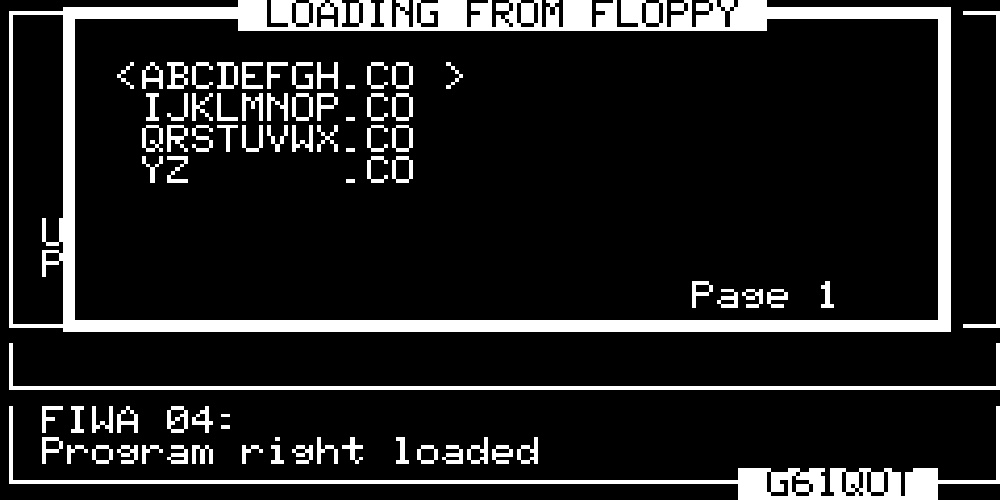
#> input picture Code/1.jpg, 1000 x 500 px, found by its file name
$ python rotate_pic.py 1.jpg
#> lines starting #> are read from the running program, lines starting #| are printed output that depends on the picture
import cv2
import numpy as np
import matplotlib
from matplotlib import pyplot as plt
from PIL import Image
import sys, os
import copy

class rotatePic():
    def __init__(self, filename):
#> called with filename = '1.jpg'
        self.filename = filename
        self.father_path = os.path.abspath(os.path.dirname(os.getcwd()+os.path.sep+"."))+"/"
        self.img_path = self.father_path + "Pic/"
        self.save_path = self.father_path + "Code/savedPic/"
        self.img = cv2.imread(self.img_path + self.filename)
#> self.img is the input picture: shape (500, 1000, 3); min 0, max 255, mean 33.9
        #print("img_path", self.img_path)
        #print("img_save_path", self.img_save_path)
    def rotateAndSave(self):
        img = copy.deepcopy(self.img)
        cv2.imwrite(self.save_path+"rot0_"+self.filename, np.rot90(img, 0), [int(cv2.IMWRITE_JPEG_QUALITY), 100])
        cv2.imwrite(self.save_path+"rot1_"+self.filename, np.rot90(img, 1), [int(cv2.IMWRITE_JPEG_QUALITY), 100])
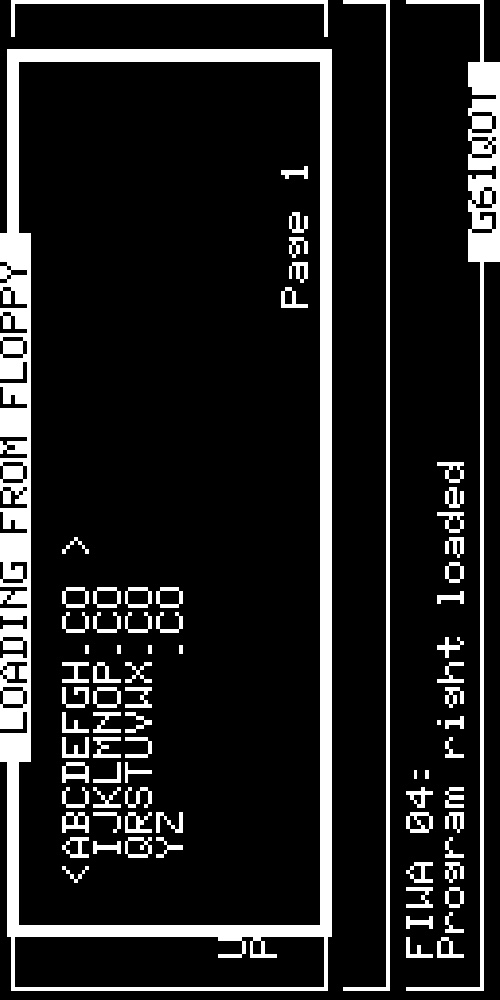
#> saved as rot1_1.jpg: shape (1000, 500, 3); min 0, max 255, mean 33.9
        cv2.imwrite(self.save_path+"rot2_"+self.filename, np.rot90(img, 2), [int(cv2.IMWRITE_JPEG_QUALITY), 100])
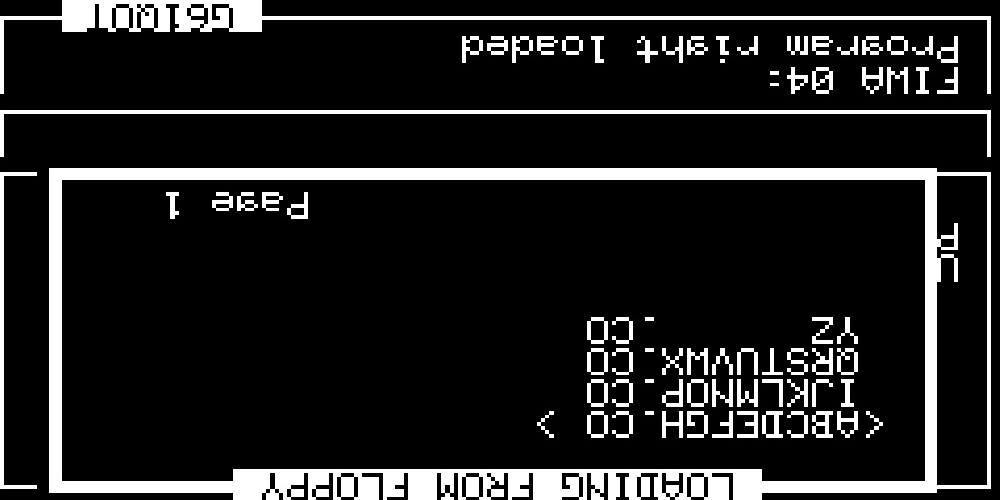
#> saved as rot2_1.jpg: shape (500, 1000, 3); min 0, max 255, mean 33.9
        cv2.imwrite(self.save_path+"rot3_"+self.filename, np.rot90(img, 3), [int(cv2.IMWRITE_JPEG_QUALITY), 100])
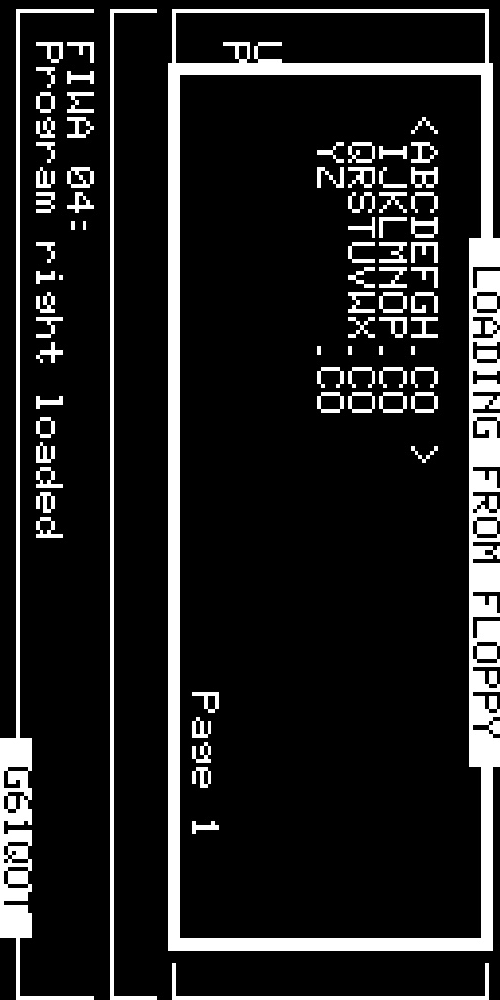
#> saved as rot3_1.jpg: shape (1000, 500, 3); min 0, max 255, mean 33.9
if __name__ == "__main__":

    if len(sys.argv) < 2:
        print('Usage: python rotate_pic.py [image.jpg]')
        sys.exit(1)
    img_path = sys.argv[1]
    rp = rotatePic(img_path)
    rp.rotateAndSave()

    #cv2.imwrite('rotate2.jpg', np.rot90(img), [int(cv2.IMWRITE_JPEG_QUALITY), 100])

$ run again, on Code/2.swp.jpg
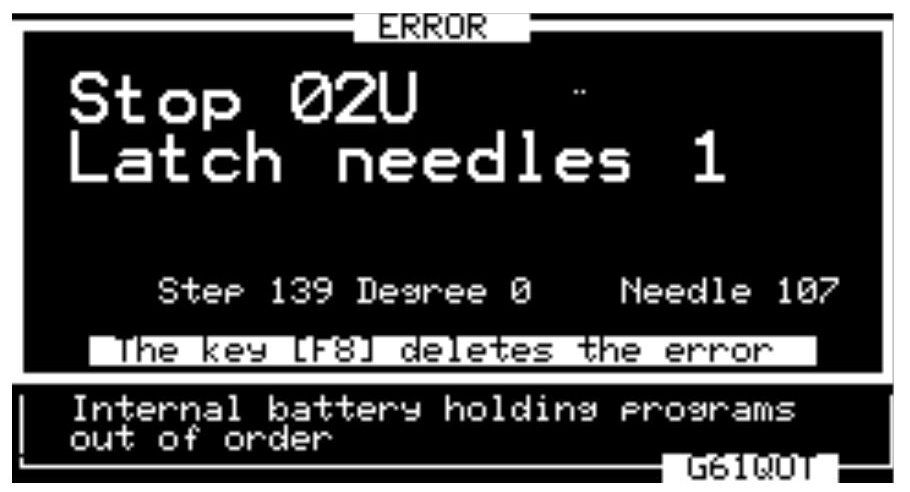
#> input picture Code/2.swp.jpg, 910 x 492 px, found by its file name
#> in __init__, self.img is the input picture: shape (492, 910, 3); min 0, max 255, mean 64.2
#> in rotateAndSave, `cv2.imwrite(self.save_path+"rot2_"+self.filename, np.rot90(img, 2), [i..`:
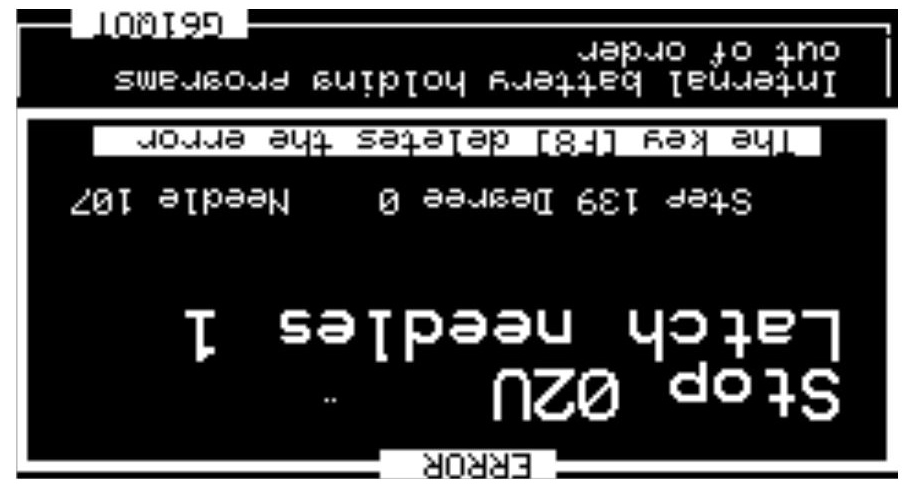
#> saved as rot2_2.swp.jpg: shape (492, 910, 3); min 0, max 255, mean 64.2
#> in rotateAndSave, `cv2.imwrite(self.save_path+"rot3_"+self.filename, np.rot90(img, 3), [i..`:
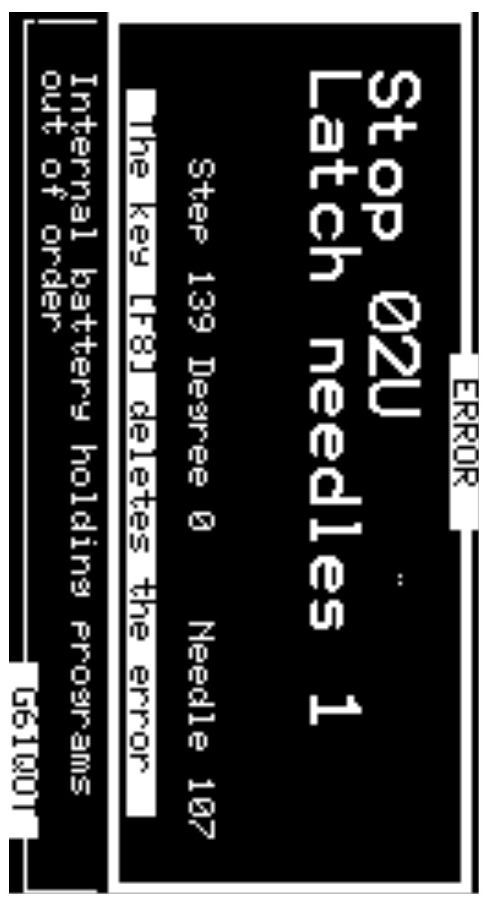
#> saved as rot3_2.swp.jpg: shape (910, 492, 3); min 0, max 255, mean 64.2
